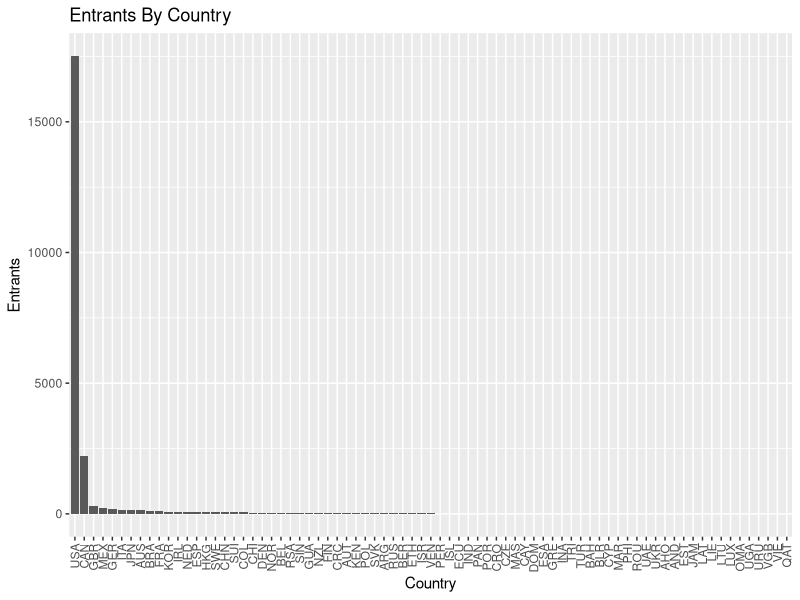
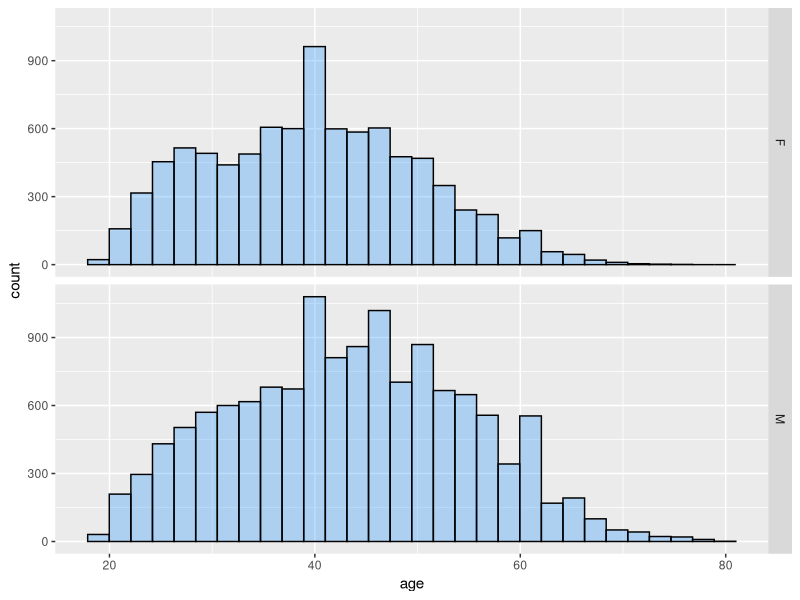
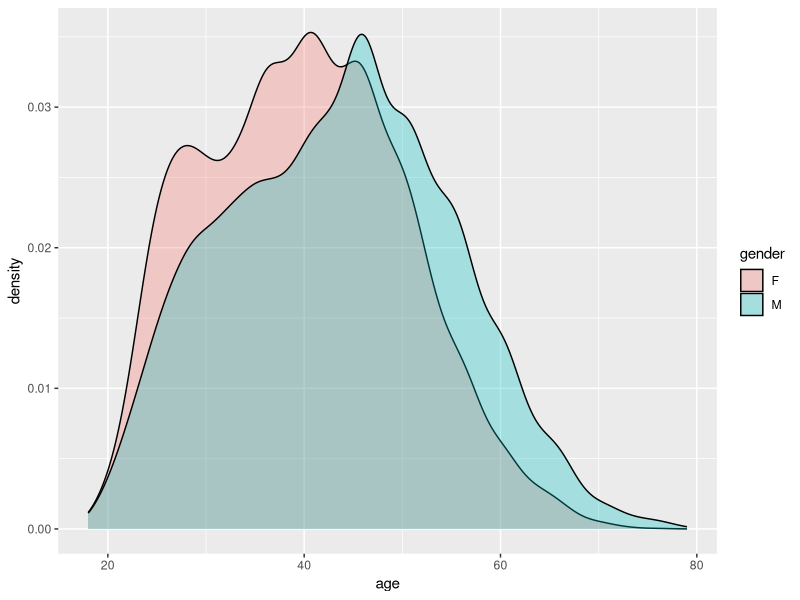
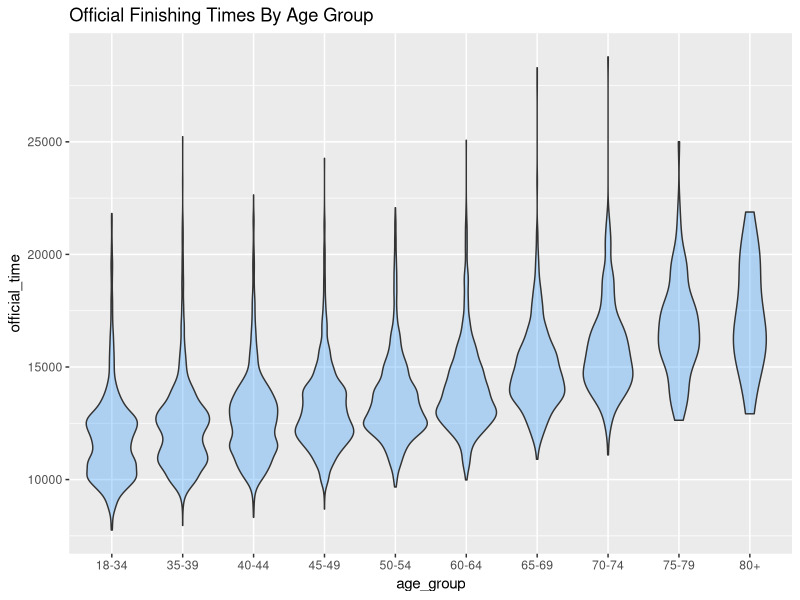
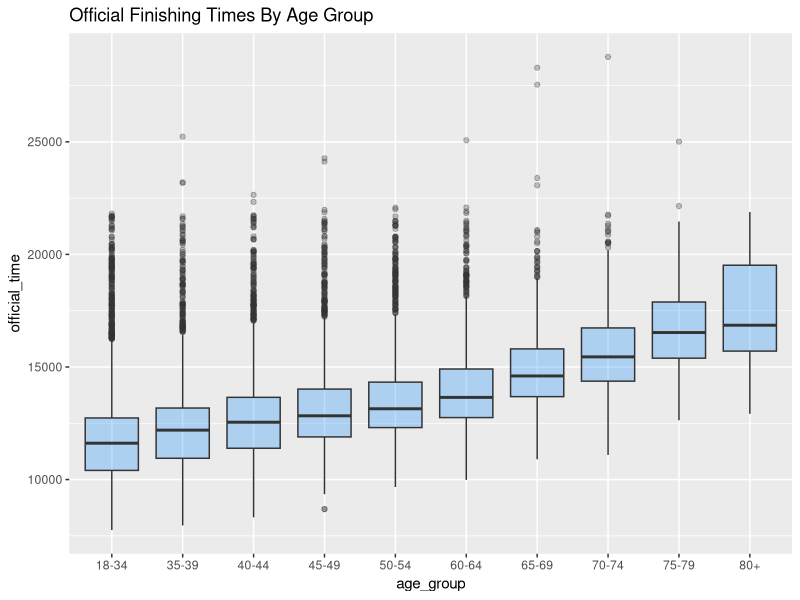
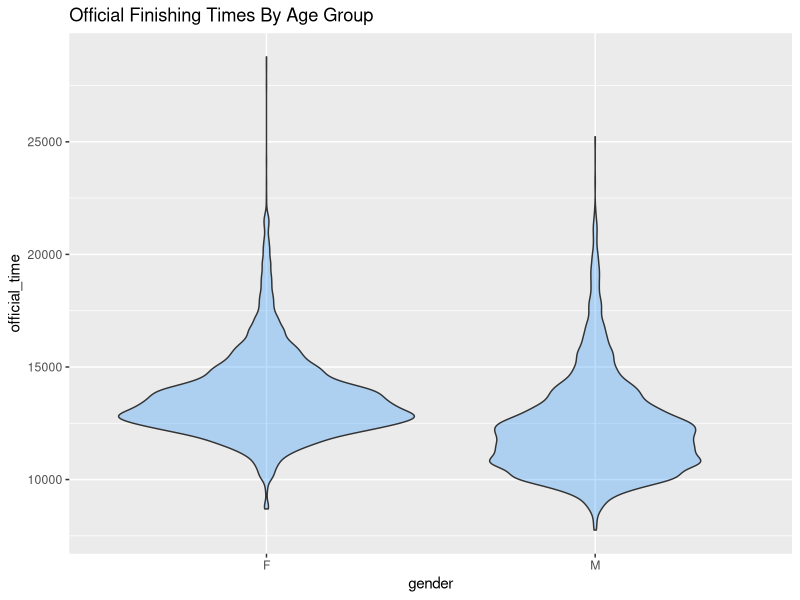
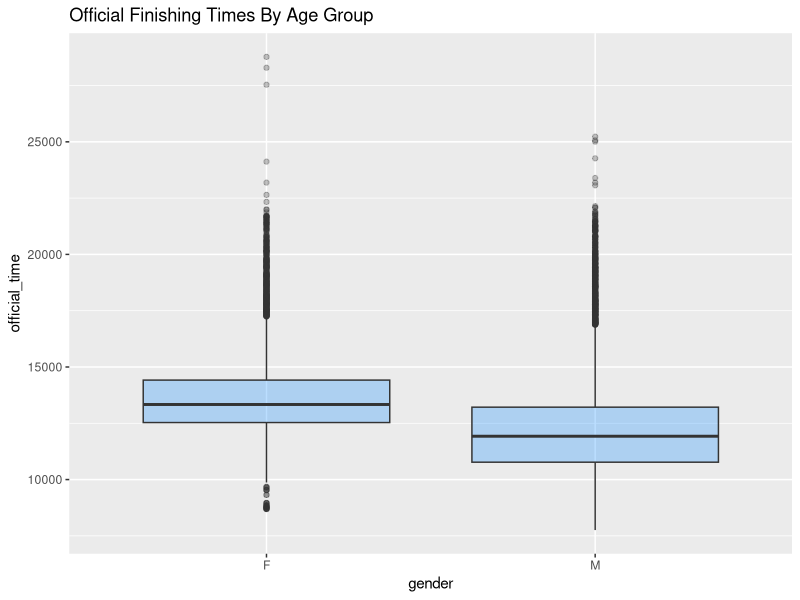
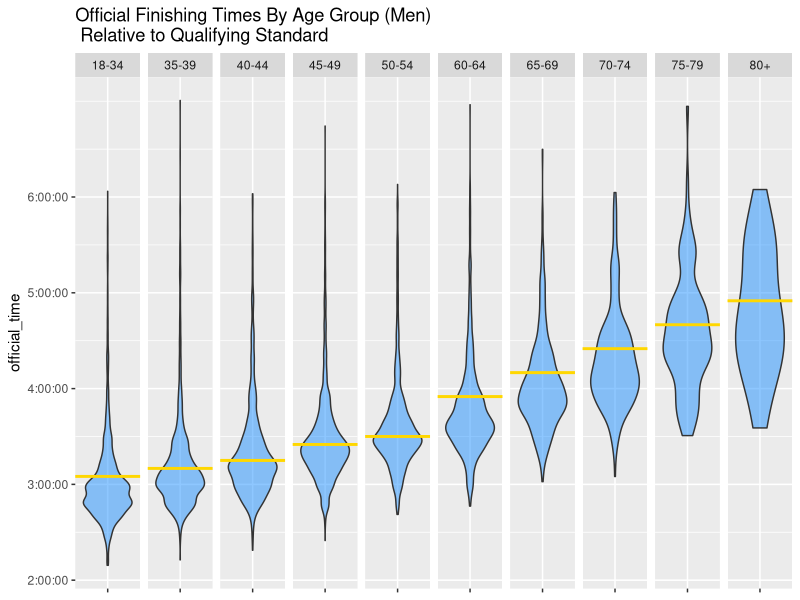

Generate these figures, in order, with R:
## ---- chunk 1
library(plyr)
library(lubridate)
library(ggplot2)
results = read.csv("resultsfinal.csv", stringsAsFactors=FALSE)

#create divisions for age groups, based on agr goups listed at http://raceday.baa.org/statistics.html
results$age_group = cut(results$age, breaks = c(0, 35, 40, 45, 50, 55, 60, 65, 70, 75, 80), labels = c("18-34", "35-39", "40-44", "45-49", "50-54", "60-64", "65-69", "70-74", "75-79", "80+"), right = FALSE, ordered_result = TRUE)

#import qualifying times and add to data
qualTimes = read.table("qualifyingTimes.txt", sep = '\t', colClasses = c("factor", "factor", "character"))
names(qualTimes) = c("age_group", "gender", "qualifying_time")

#convert gender, county_origin to factor variables
results$gender = factor(results$gender); results$gender = factor(results$gender); results$county = factor(results$county)

results = merge(results, qualTimes)

#convert times to duration objects using as.difftime() and lubridate's as.duration()

results$X5k <- as.duration(as.difftime(tim = results$X5k, format = "%T", units = "secs"))
results$X10k <- as.duration(as.difftime(tim = results$X10k, format = "%T", units = "secs"))
results$X15k <- as.duration(as.difftime(tim = results$X15k, format = "%T", units = "secs"))
results$X20k <- as.duration(as.difftime(tim = results$X20k, format = "%T", units = "secs"))
results$half <- as.duration(as.difftime(tim = results$half, format = "%T", units = "secs"))
results$X25k <- as.duration(as.difftime(tim = results$X25k, format = "%T", units = "secs"))
results$X30k <- as.duration(as.difftime(tim = results$X30k, format = "%T", units = "secs"))
results$X35k <- as.duration(as.difftime(tim = results$X35k, format = "%T", units = "secs"))
results$X40k <- as.duration(as.difftime(tim = results$X40k, format = "%T", units = "secs"))
results$pace <- as.duration(as.difftime(tim = results$pace, format = "%T", units = "secs"))
results$official_time <- as.duration(as.difftime(tim = results$official_time, format = "%T", units = "secs"))
results$qualifying_time <- as.duration(as.difftime(tim = results$qualifying_time, format = "%T", units = "secs"))

#results$X5k <- as.POSIXlt(results$X5k, format = "%T")
#results$X10k <- as.POSIXlt(results$X10k, format = "%T")
#results$X15k <- as.POSIXlt(results$X15k, format = "%T")
#results$X20k <- as.POSIXlt(results$X20k, format = "%T")
#results$half <- as.POSIXlt(results$half, format = "%T")
#results$X25k <- as.POSIXlt(results$X25k, format = "%T")
#results$X30k <- as.POSIXlt(results$X30k, format = "%T")
#results$X35k <- as.POSIXlt(results$X35k, format = "%T")
#results$X40k <- as.POSIXlt(results$X40k, format = "%T")
#results$pace <- as.POSIXlt(results$pace, format = "%T")
#results$official_time <- as.POSIXlt(results$official_time, format = "%T")

#exclude any columns with na for any value; this removes 194 runners who didn't cross various checkpoints for any reasin (dropped out, missed checkpoint, foot RFID tag error...)
results = na.omit(results)
## ---- chunk 2
countrycounts = data.frame(table(results$county))
names(countrycounts) <- c("Country", "Entrants")
ggplot(countrycounts, aes(x = reorder(Country, -Entrants), y = Entrants)) + geom_bar(stat="identity") + xlab("Country") + ggtitle("Entrants By Country") + theme(axis.text.x = element_text(angle = 90, hjust = 1, vjust = 0.5))

#TODO: print top 10 sorted

#TODO: print countries with <5 entries just for fun?

#TODO: filled country map
## ---- chunk 3
ggplot(results, aes(x=age)) + geom_histogram(fill = "dodgerblue", colour="black", alpha = 0.3) + facet_grid(gender ~ .)
## ---- chunk 4
ggplot(results, aes(x=age, fill = gender)) + geom_density(alpha = 0.3)
## ---- chunk 5

ggplot(results, aes(x=age_group, y=official_time)) + geom_violin(fill = "dodgerblue", alpha = 0.3) + ggtitle("Official Finishing Times By Age Group")
ggplot(results, aes(x=age_group, y=official_time)) + geom_boxplot(fill = "dodgerblue", alpha = 0.3) + ggtitle("Official Finishing Times By Age Group")

ggplot(results, aes(x=gender, y=official_time)) + geom_violin(fill = "dodgerblue", alpha = 0.3) + ggtitle("Official Finishing Times By Age Group")
ggplot(results, aes(x=gender, y=official_time)) + geom_boxplot(fill = "dodgerblue", alpha = 0.3) + ggtitle("Official Finishing Times By Age Group")

#TODO: create faceted plot for each age group; in each facet, plot a horizontal line with the qualifying time for that group.
ggplot(subset(results, gender == "M"), aes(x=gender, y=official_time)) + geom_violin(fill = "dodgerblue", alpha = 0.5) + ggtitle("Official Finishing Times By Age Group (Men)\n Relative to Qualifying Standard")  + geom_hline(aes(yintercept=qualifying_time), size=1, colour = "gold") + facet_grid(. ~ age_group) + theme(axis.text.x = element_blank(), axis.title.x=element_blank()) + scale_y_continuous(breaks=c(3600, 7200, 10800, 14400, 18000, 21600), labels=c("1:00:00","2:00:00", "3:00:00", "4:00:00", "5:00:00", "6:00:00"))


ggplot(subset(results, gender == "F"), aes(x=gender, y=official_time)) + geom_violin(fill = "dodgerblue", alpha = 0.5) + ggtitle("Official Finishing Times By Age Group (Women)\n Relative to Qualifying Standard")  + geom_hline(aes(yintercept=qualifying_time), size=1, colour = "gold") + facet_grid(. ~ age_group) + theme(axis.text.x = element_blank(), axis.title.x=element_blank()) + scale_y_continuous(breaks=c(3600, 7200, 10800, 14400, 18000, 21600), labels=c("1:00:00","2:00:00", "3:00:00", "4:00:00", "5:00:00", "6:00:00"))


#TODO: split violin plots for male/female, within each age group --  see http://stackoverflow.com/questions/35717353/split-violin-plot-with-ggplot2
## ---- chunk 6
#TODO: compute times over intervals similar to...
results$final_5k = results$X40k - results$X35k

#plot difference between first 5k and last 5k
ggplot(results, aes(x=gender, y=results$X40k - results$X35k-results$X5k)) + geom_violin(fill = "dodgerblue", alpha = 0.3)

## ---- chunk 7
ggplot(results[results$age_group!="NA",], aes(x=age_group, y=pace)) + geom_violin()
## ---- chunk 8
#note: these are interesting graphs but need a little more wrangling to come out right!

#ggplot(results, aes(x = bib_number, y = overall_place)) + geom_point()
#ggplot(results, aes(x = bib_number, y = overall_place)) + stat_binhex()
